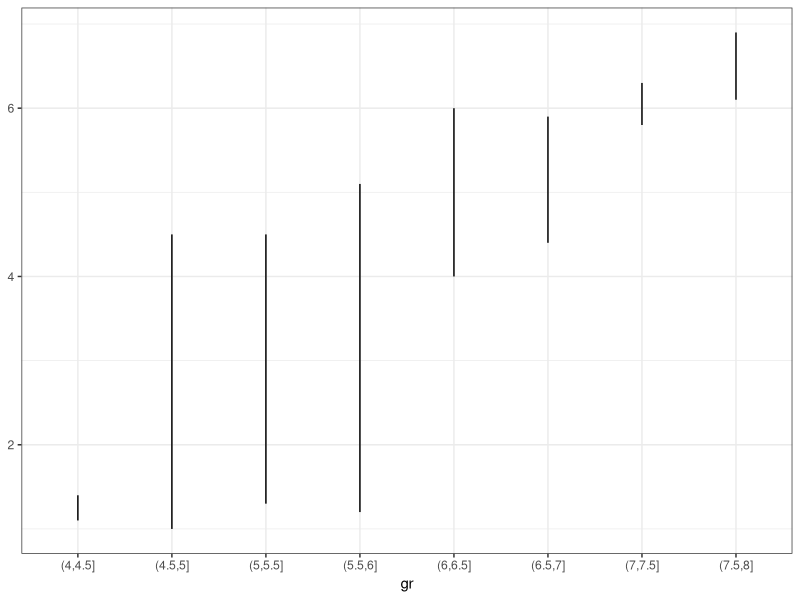

R code for this plot:
library(dplyr)
library(ggplot2)

df <- iris %>%
  mutate(gr = cut(Sepal.Length, seq(4,8,0.5))) %>%
  group_by(gr) %>%
  summarise(min = min(Petal.Length),
            max = max(Petal.Length))

# range
pl1 <- ggplot(df, aes(x=gr, ymin=min, ymax=max)) + 
  geom_linerange() + theme_bw()






ggsave("stats_range.png", pl1, width = 7, height = 7)
